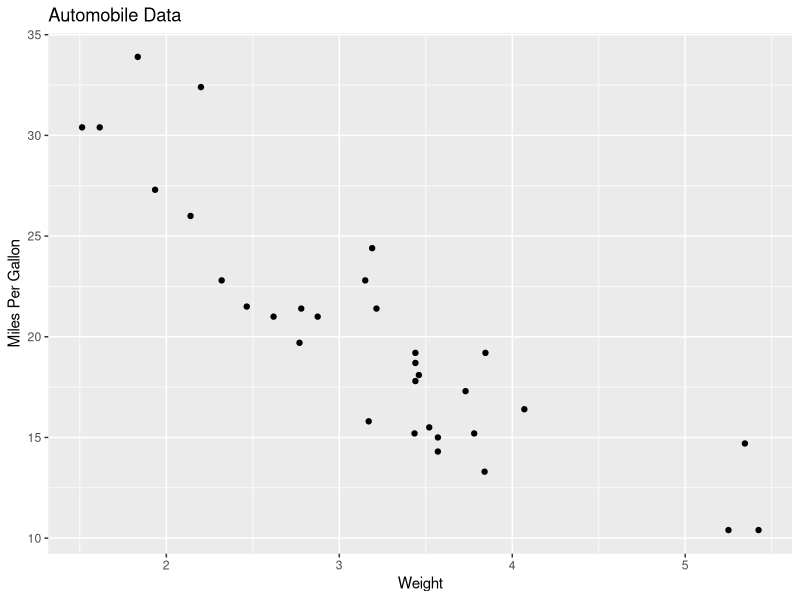
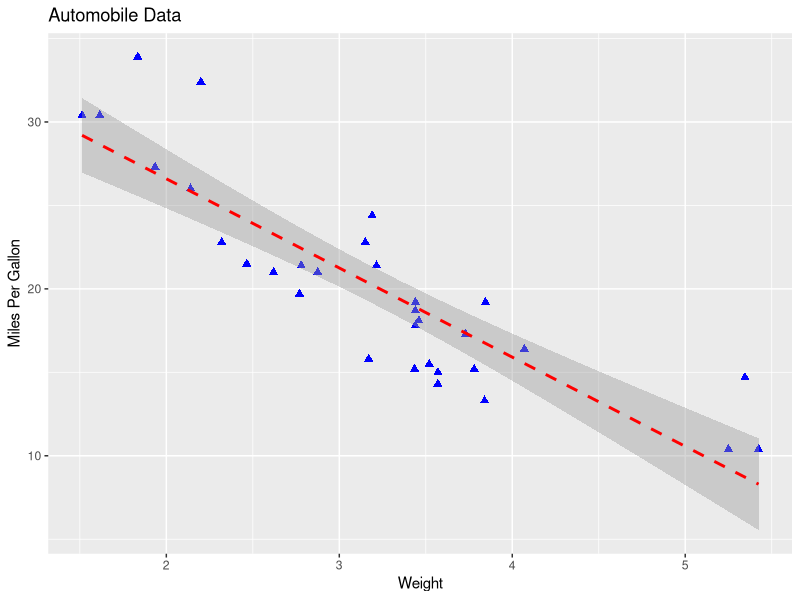
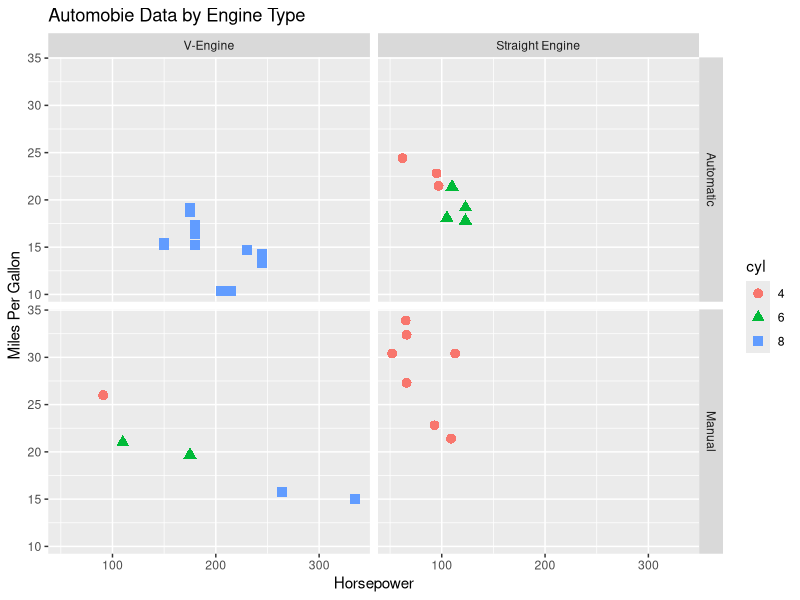
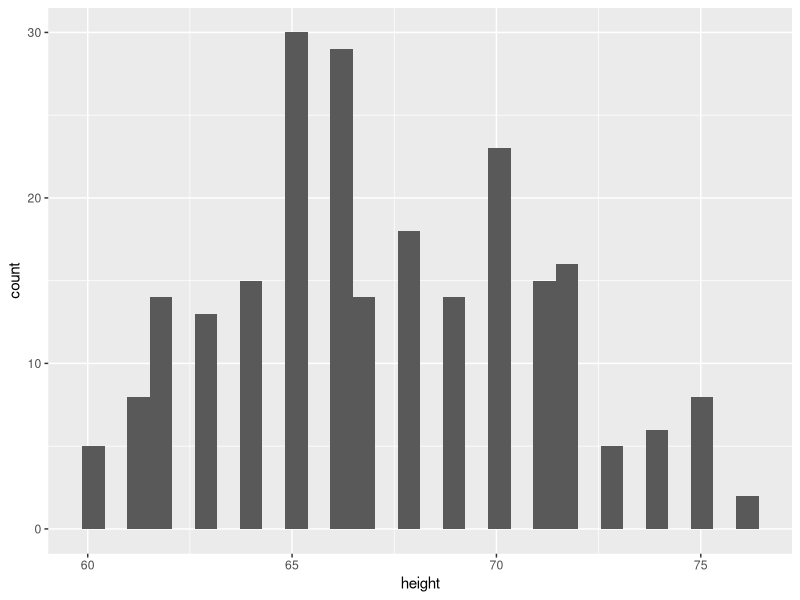
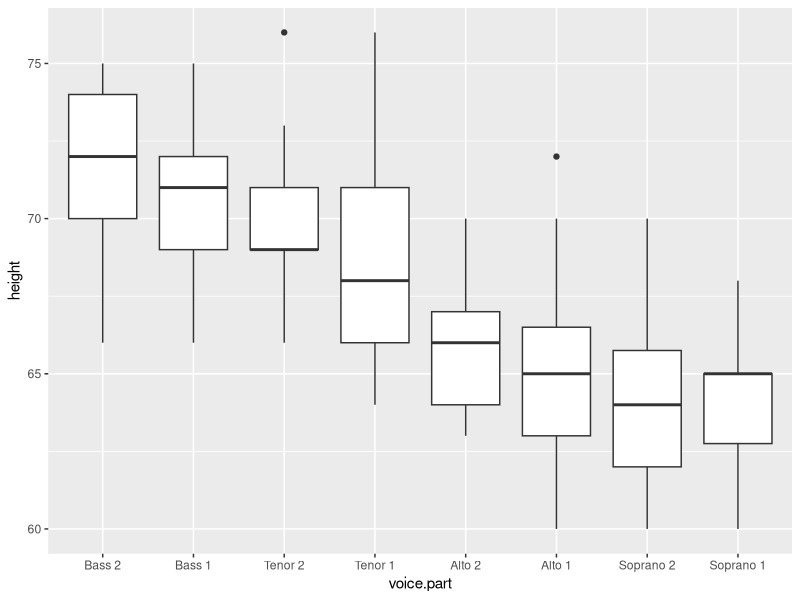
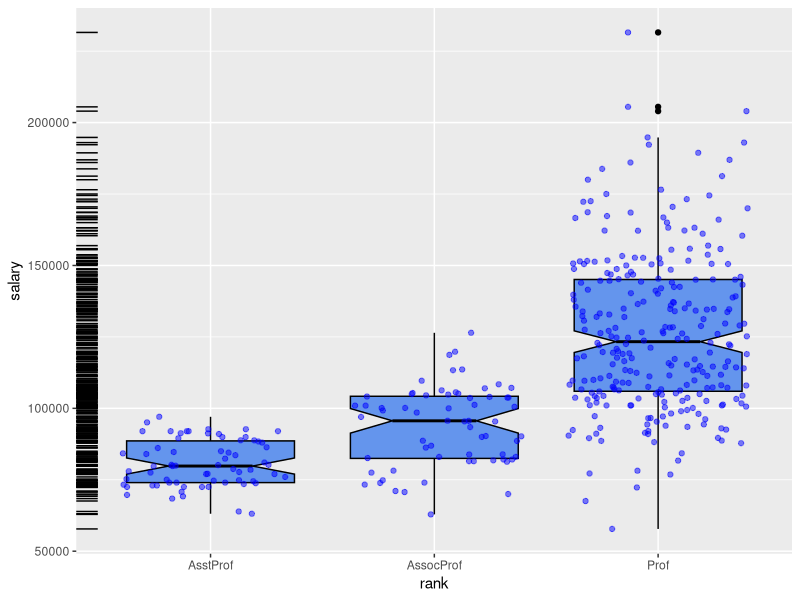
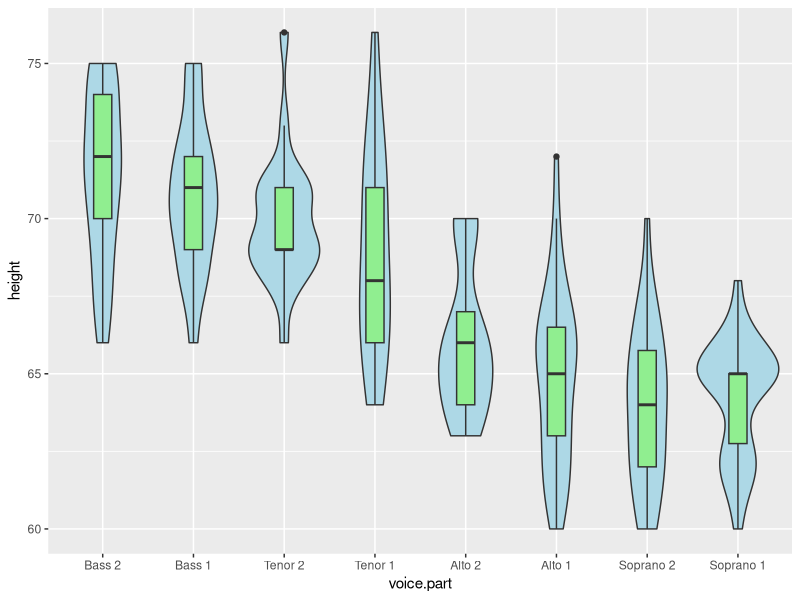
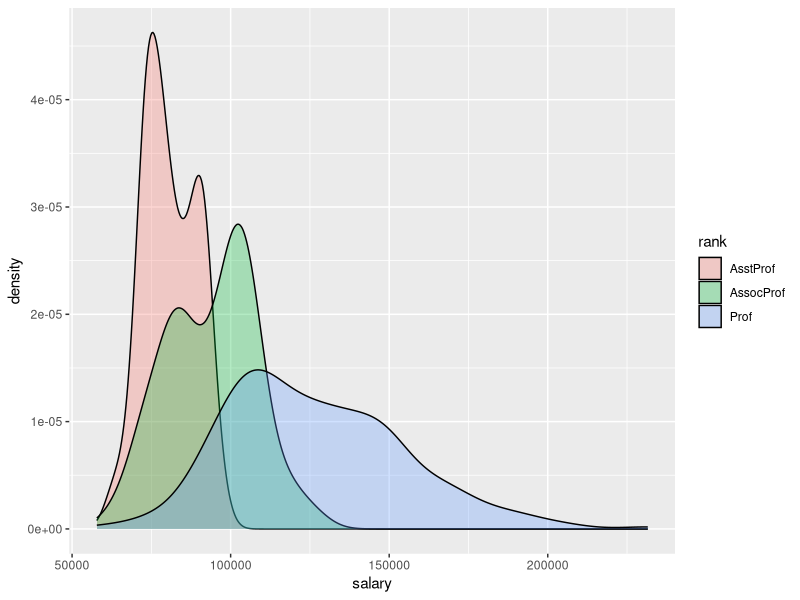

Source code (R) for these figures, in order:
# basic scatterplot
library(ggplot2)
ggplot(data = mtcars, aes(x = wt, y = mpg)) +
  geom_point() +
  labs(title = 'Automobile Data', x = 'Weight', y = 'Miles Per Gallon')

# scatter plot with regression line/band
library(ggplot2)
ggplot(data = mtcars, aes(x = wt, y = mpg)) +
  geom_point(pch = 17, color = 'blue', size = 2) +
  geom_smooth(method = 'lm', color = 'red', linetype = 2) +
  labs(title = 'Automobile Data', x = 'Weight', y = 'Miles Per Gallon')

# introduction to facets and groups
library(ggplot2)
mtcars$cyl <- factor(mtcars$cyl) # make sure the grouping/facet variables are factors
mtcars$am <- factor(mtcars$am, levels = c(0, 1), labels = c('Automatic', 'Manual'))
mtcars$vs <- factor(mtcars$vs, levels = c(0, 1), labels = c('V-Engine', 'Straight Engine'))
ggplot(data = mtcars, aes(x = hp, y = mpg, shape = cyl, color = cyl)) +
  geom_point(size = 3) +
  facet_grid(am ~ vs) +
  labs(title = 'Automobie Data by Engine Type', x = 'Horsepower', y = 'Miles Per Gallon')

# basic histogram
data(singer, package = 'lattice')
ggplot(singer, aes(x = height)) +
  geom_histogram()

# basic box plot
ggplot(singer, aes(x = voice.part, y = height)) +
  geom_boxplot()

# box plots on top of dot plots with jitter and rug plot
data(Salaries, package = 'carData')
ggplot(Salaries, aes(x = rank, y = salary)) + 
  geom_boxplot(notch = TRUE, fill = 'cornflowerblue', color = 'black') +
  geom_rug(sides = 'l', color = 'black') +
  geom_point(alpha = 0.5, color = 'blue', position = 'jitter')

# violin plot with boxplot
library(ggplot2)
data(singer, package = 'lattice')
ggplot(singer, aes(x = voice.part, y = height)) +
  geom_violin(fill = 'lightblue') +
  geom_boxplot(fill = 'lightgreen', width = .2)

# grouped density plot
# to color by a variable, do color or fill = variable inside aes(). To color a standard color, do it outside of aes()
data(Salaries, package = 'carData')
ggplot(Salaries, aes(x = salary, fill = rank)) +
  geom_density(alpha = .3)

# stacked vs dodge vs fill bar charts
ggplot(Salaries, aes(x = rank, fill = sex)) +
  geom_bar(position = 'stack') +
  labs(title = 'position = stack')
ggplot(Salaries, aes(x = rank, fill = sex)) +
  geom_bar(position = 'dodge') +
  labs(title = 'position = dodge')
ggplot(Salaries, aes(x = rank, fill = sex)) +
  geom_bar(position = 'fill') +
  labs(title = 'position = fill')

# faceting histogram plots
data(singer, package = 'lattice')
library(ggplot2)
ggplot(data = singer, aes(x = height)) +
  geom_histogram() +
  facet_wrap(~voice.part, nrow = 4) # separate plots for each level of voice.part arranged into 4 rows

# combining faceting and grouping for scatterplots
ggplot(Salaries, aes(x = yrs.since.phd, y = salary, color = rank, shape = rank)) +
  geom_point() +
  facet_grid(.~sex) # separate plots for each level of sex arranged as a single row

# faceting multiple density plots into a single column
data(singer, package = 'lattice')
library(ggplot2)
ggplot(singer, aes(x = height, fill = voice.part)) +
  geom_density() +
  facet_grid(voice.part~.)

# adding smooth lines to scatterplots
data(Salaries, package = 'carData')
library(ggplot2)
ggplot(Salaries, aes(x = yrs.since.phd, y = salary)) +
  geom_point() +
  geom_smooth(method = 'loess')

# because we saw a quadratic bend, let's try grouping by sex and adding a quadratic line for both sexes
ggplot(Salaries, aes(x = yrs.since.phd, y = salary, color = sex, shape = sex, linetype = sex)) +
  geom_point(size = 2) +
  geom_smooth(method = 'lm', formula = y ~ poly(x, 2), se = FALSE)

# tweaking axes and scales (Notice how scale_x_discrete is used to adjust our categorical x-axis)
ggplot(data = Salaries, aes(x = rank, y = salary, fill = sex)) +
  geom_boxplot() +
  scale_x_discrete(breaks = c('AsstProf', 'AssocProf', 'Prof'),
                   labels = c('Assistant\nProfessor',
                              'Associate\nProfessor',
                              'Full\nProfessor')) +
  scale_y_continuous(breaks = c(50000, 100000, 150000, 200000),
                     labels = c('$50k', '$100k', '$150k', '$200k')) +
  labs(title = 'Faculty Salary by Rank and Sex', x = '', y = '')

# tweaking the legend
ggplot(data = Salaries, aes(x = rank, y = salary, fill = sex)) +
  geom_boxplot() +
  scale_x_discrete(breaks = c('AsstProf', 'AssocProf', 'Prof'),
                   labels = c('Assistant\nProfessor',
                              'Associate\nProfessor',
                              'Full\nProfessor')) +
  scale_y_continuous(breaks = c(50000, 100000, 150000, 200000),
                     labels = c('$50k', '$100k', '$150k', '$200k')) +
  labs(title = 'Faculty Salary by Rank and Sex', x = '', y = '', fill = 'gender') + # fill = gender changed the legend title
  theme(legend.position = c(0.1, 0.8)) # change the position of the legend

# bubble chart (This is an example of scale being continuous)
ggplot(mtcars, aes(x = wt, y = mpg, size = disp)) +
  geom_point(shape = 21, color = 'black', fill = 'cornsilk') +
  labs(x = 'Weight', y = 'Miles Per Gallon', title = 'Bubble Chart', size = 'Engine\nDisplacement') # see how we changed legend title

# Example of discrete scale
ggplot(data = Salaries, aes(x = yrs.since.phd, y = salary, color = rank)) +
  geom_point(size = 2) +
  scale_color_manual(values = c('orange', 'olivedrab', 'navy'))
# or if you're bad with colors
ggplot(data = Salaries, aes(x = yrs.since.phd, y = salary, color = rank)) +
  geom_point(size = 2) +
  scale_color_brewer(palette = 'Paired') # other options: Set1, Set2, Set3, Pastel1, Pastel2, Dark2, Accent

# working with manually-created themes
mytheme <- theme(plot.title = element_text(face = 'bold.italic', size = 14, color = 'brown'),
                 axis.title = element_text(face = 'bold.italic', size = 10, color = 'brown'),
                 axis.text = element_text(face = 'bold', size = 9, color = 'darkblue'),
                 panel.background = element_rect(fill = 'white', color = 'darkblue'),
                 panel.grid.major.y = element_line(color = 'grey', linetype = 1),
                 panel.grid.minor.y = element_line(color = 'grey', linetype = 2),
                 panel.grid.minor.x = element_blank(),
                 legend.position = 'top')
ggplot(Salaries, aes(x = rank, y = salary, fill = sex)) +
  geom_boxplot() +
  labs(title = 'Salary by Rank and Sex', x = 'Rank', y = 'Salary') +
  mytheme

# making a dashboard/grid is actually really easy (Not as good as Tableau though and not interactive)  
p1 <- ggplot(Salaries, aes(x = rank, y = salary)) + 
  geom_boxplot(notch = TRUE, fill = 'cornflowerblue', color = 'black') +
  geom_rug(sides = 'l', color = 'black') +
  geom_point(alpha = 0.5, color = 'blue', position = 'jitter')  
p2 <- ggplot(Salaries, aes(x = rank, y = salary, fill = sex)) +
  geom_boxplot() +
  labs(title = 'Salary by Rank and Sex', x = 'Rank', y = 'Salary') +
  mytheme  
p3 <- ggplot(Salaries, aes(x = yrs.since.phd, y = salary, color = sex, shape = sex, linetype = sex)) +
  geom_point(size = 2) +
  geom_smooth(method = 'lm', formula = y ~ poly(x, 2), se = FALSE)
p4 <- ggplot(Salaries, aes(x = yrs.since.phd, y = salary, color = rank, shape = rank)) +
  geom_point() +
  facet_grid(.~sex) # separate plots for each level of sex arranged as a single row  
library(gridExtra)  
grid.arrange(p1, p2, p3, p4, ncol = 2)  
  
  

























